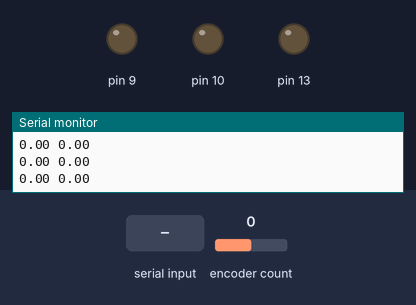
This sketch was run on a simulated Arduino Uno, built with avr-gcc and run on an emulated ATmega328P. Parts: output pins drawn as LEDs (lit = HIGH), the last lines printed to the serial monitor. The inputs (shaded band) are chosen by the test bench; at power-on: encoder count 0.

Above: at 1.2 s.
1.3 s: encoder count set to 1
3.0 s: "90,45\n" received over Serial
At 4.4 s:
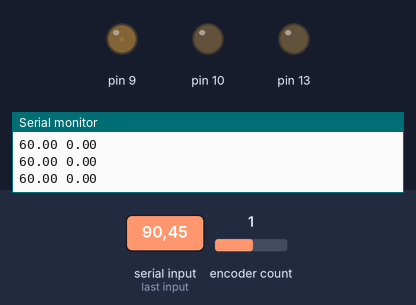
6.0 s: encoder count set to 0
7.7 s: "30,150\n" received over Serial
At 9.8 s:
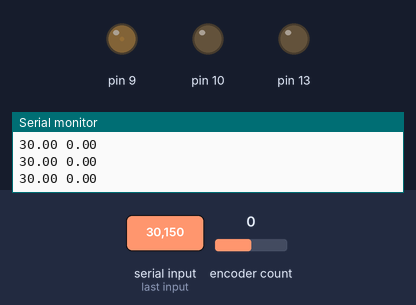
10.2 s: "90\n" received over Serial
At 11.5 s:
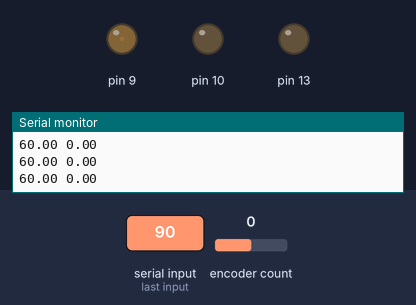
Timing chart, 0 to 13.3 s (numbered marks = the images above; inputs shaded):
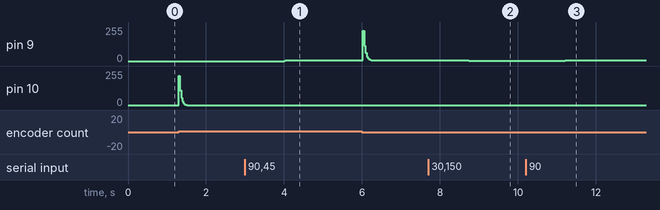

The sketch:

hhh.ino
```cpp
#include <MotorControl.h>
#include <Encoder.h>
#include "motor.h"
#define CON_FREQ 50
#define MOTOR_GAIN (60*CON_FREQ) / (17.0 * 25.0)
unsigned long int timer = 0;
volatile float refSpeed = 0.0;
MotorControl control(2, 3, MOTOR_GAIN, CON_FREQ, 0.1,0);
motor motor(9, 10);
void setup() {
  Serial.begin(9600);
  motor.init();
  pinMode(13, OUTPUT);
  control.setMotorParameter(17.0, 25.0);  // CPR, Gear Ratio
  control.setInputGain(1.0);
  control.setInputDifferentialThreshold(0.5);
  control.setEncoderReadQuadrature(true);
}
void loop() {
  Serial.print(refSpeed);
  Serial.print(" ");
  Serial.println(control.getSpeed());
  if (millis() >= timer + 20) {  //50 spins per second
    timer = millis();
    int32_t pwm = control.controlCalc(refSpeed);
    motor.drive(pwm);
  }
  if (Serial.available()) {
    String x = Serial.readString();
    x.trim();
    refSpeed = x.toFloat();
  }
}
```

Motor.h
```cpp
#include "HardwareSerial.h"
#include "Arduino.h"
class motor {
private:
  int pin1, pin2;
public:
  motor(int pinR, int pinL) {
    pin2 = pinL;
    pin1 = pinR;
  }
  void init() {
    pinMode(pin1, OUTPUT);
    pinMode(pin2, OUTPUT);
  }
  void drive(int p) {
    if (p > 255) {
      p = 255;
    } else if (p < -255) {
      p = -255;
    }
    if (p > 0) {
      analogWrite(pin1, p);
      digitalWrite(pin2, 0);
    } else if (p < 0) {
      analogWrite(pin2, -p);
      digitalWrite(pin1, 0);
    } else {
      digitalWrite(pin1, 0);
      digitalWrite(pin2, 0);
    }
  }
};
```

Measured:
- after the input at 3.0 s, pin 9: 0/255 → 5/255 after 1.0 s, → 6/255 0.59 s later
- after the input at 7.7 s, pin 9: 6/255 → 3/255 after 1.0 s
- after the input at 10.2 s, pin 9: 3/255 → 5/255 after 1.0 s, → 6/255 0.57 s later
